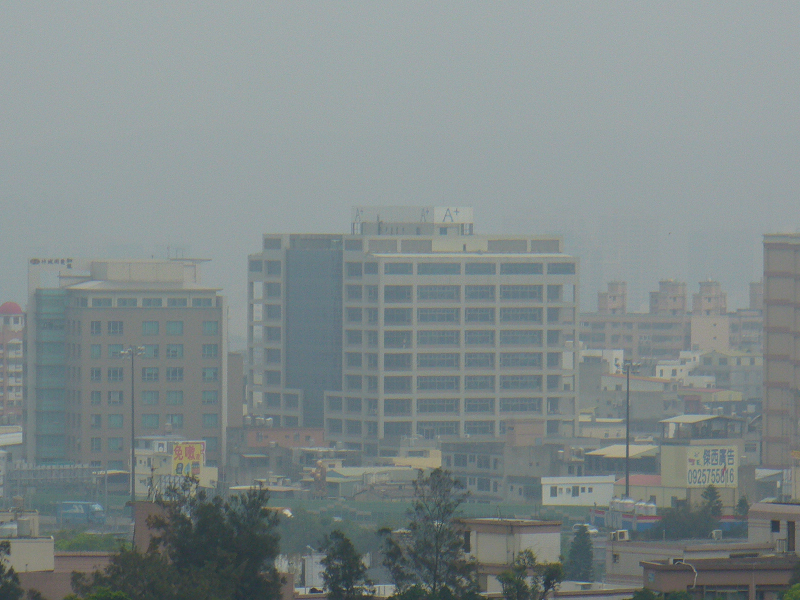
#> input picture data/p1im5.bmp, 800 x 600 px; its folder holds 5 pictures in this run
$ python p1im5.py
#> lines starting #> are read from the running program, lines starting #| are printed output that depends on the picture
### spatialFiltering.py
import numpy as np
import math
import pickle

filters2d = {
    "sobel_vertical_3": np.array([[-1, 0, 1],
                         [-2, 0, 2],
                         [-1, 0, 1]]),
    "sobel_vertical_5": np.array([[-2/8, -1/5,  0,  1/5,  2/8],
                        [-2/5, -1/2,  0,  1/2,  2/5],
                        [-2/4, -1/1,  0,  1/1,  2/4],
                        [-2/5, -1/2,  0,  1/2,  2/5],
                        [-2/8, -1/5,  0,  1/5,  2/8]]),
    "sobel_vertical_7": np.array([[-3/18, -2/13, -1/10, 0,  1/10, 2/13, 3/18],
                        [-3/13, -2/8,  -1/5,  0,  1/5,  2/8,  3/13],
                        [-3/10, -2/5,  -1/2,  0,  1/2,  2/5,  3/10],
                        [-3/9,  -2/4,  -1/1,  0,  1/1,  2/4,  3/9],
                        [-3/10, -2/5,  -1/2,  0,  1/2,  2/5,  3/10],
                        [-3/13, -2/8,  -1/5,  0,  1/5,  2/8,  3/13],
                        [-3/18, -2/13, -1/10, 0,  1/10, 2/13, 3/18]]),
    "laplacian_3": np.array([[0, -1, 0],
                             [-1, 4, -1],
                             [0, -1, 0]]),
    "laplacian_5": np.array([[-4, -1, 0, -1, -4],
                             [-1, 2, 3, 2, -1],
                             [0, 3, 4, 3, 0],
                             [-1, 2, 3, 2, -1],
                             [-4, -1, 0, -1, -4]]),
    "laplacian_7": np.array([[-10, -5, -2, -1, -2, -5, -10],
                             [-5, 0, 3, 4, 3, 0, -5],
                             [-2, 3, 6, 7, 6, 3, -2],
                             [-1, 4, 7, 8, 7, 4, -1],
                             [-2, 3, 6, 7, 6, 3, -2],
                             [-5, 0, 3, 4, 3, 0, -5],
                             [-10, -5, -2, -1, -2, -5, -10]])
}


def correlation(img, filter, repeat=True):
    """
    valid input depths:
    img: 1, filter: 1
    img: 3, filter: 3
    img: 3, filter: 1
    """

    ### filter must be a square with odd H and W
    if filter.shape[0] != filter.shape[1] or filter.shape[0] % 2 == 0 or filter.shape[0] % 2 == 0:
        print("correlation: invalid filter!!")
        return
    reshape = False
    if len(img.shape) == 2:
        img = img[:, :, np.newaxis]
        reshape = True
    if len(filter.shape) == 2:
        filter = filter[:, :, np.newaxis]
    if img.shape[2] == 3 and filter.shape[2] == 1:
        filter = np.repeat(filter, 3, axis=2)

    pad = int((filter.shape[0] - 1) / 2)
    size = filter.shape[0]

    result = np.zeros(img.shape)
    paddedImg = np.zeros((img.shape[0] + 2 * pad, img.shape[1] + 2 * pad, img.shape[2]))
    paddedImg[pad: -pad, pad: -pad, :] = img
    if repeat:
        paddedImg[:pad, pad: -pad, :] = img[0, :, :].reshape((1, img.shape[1], img.shape[2]))
        paddedImg[-pad:, pad: -pad, :] = img[-1, :, :].reshape((1, img.shape[1], img.shape[2]))
        paddedImg[pad: -pad, :pad, :] = img[:, 0, :].reshape((img.shape[0], 1, img.shape[2]))
        paddedImg[pad: -pad, -pad:, :] = img[:, -1, :].reshape((img.shape[0], 1, img.shape[2]))

    for i in range(img.shape[0]):
        for j in range(img.shape[1]):
            result[i, j, :] = np.sum(paddedImg[i: i + size, j: j + size, :] * filter, axis=(0, 1))

    if reshape:
        img = np.reshape(img, (img.shape[0], img.shape[1]))
        result = np.reshape(result, (result.shape[0], result.shape[1]))

    return result


# [38 lines left out: functions calculateGaussianFilter, gaussianFilter, not called in this run]


def sobelFilter(img, size):
    """
    :param img: could be gray scale or 3-channel BGR image
    :param size: must be either 3, 5, or 7
    """
    print("sobel filter")

    global filters2d

    if len(img.shape) == 3:
        if img.shape[2] == 3:
            img = 0.11 * img[:, :, 0] + 0.59 * img[:, :, 1] + 0.3 * img[:, :, 2]

    filterV = filters2d["sobel_vertical_" + str(size)]
    filterH = filterV.T
    xGrad = correlation(img, filterV)
    yGrad = correlation(img, filterH)
    mag = np.abs(xGrad) + np.abs(yGrad)
    dir = np.arctan2(yGrad, xGrad)
    return mag, dir


# [126 lines left out: functions LoGFilter, adaptiveLocalNoiseReductionFilter, bilateralFilter, not called in this run]

### cannyRelated.py
import cv2
import numpy as np
import math
from scipy import ndimage

def nms(mag, dir):
    """
    :param mag: 2D array
    :param dir: [-pi, pi], 2D map
    :return: 2D array
    """

    ### round the grad direction
    # to 0~360 deg
    dir = (dir + math.pi) * 360 / (2 * math.pi)
    dir8 = dir // 45 + 1 * (dir % 45 > 22.5)
    dir8 = dir8 - 1 * (dir8 == 8)

    angleDiff = np.zeros((mag.shape[0], mag.shape[1], 8))
    paddedMag = np.zeros((mag.shape[0] + 2, mag.shape[1] + 2))
    paddedMag[1: -1, 1: -1] = mag
    angleDiff[:, :, 0] = mag - paddedMag[1: -1, 2:]
    angleDiff[:, :, 1] = mag - paddedMag[: -2, 2:]
    angleDiff[:, :, 2] = mag - paddedMag[: -2, 1: -1]
    angleDiff[:, :, 3] = mag - paddedMag[: -2, : -2]
    angleDiff[:, :, 4] = mag - paddedMag[1: -1, : -2]
    angleDiff[:, :, 5] = mag - paddedMag[2:, : -2]
    angleDiff[:, :, 6] = mag - paddedMag[2:, 1: -1]
    angleDiff[:, :, 7] = mag - paddedMag[2:, 2:]

    # if each position of dir8 corresponds to 0, 1, 2, or 3 (the 3rd index), should we remain or suppress
    remain = np.zeros((mag.shape[0], mag.shape[1], 4))
    for i in range(4):
        remain[:, :, i] = np.logical_and(angleDiff[:, :, i] > 0, angleDiff[:, :, i+4] > 0)
    lookRemain = dir8 % 4
    mask = np.zeros((mag.shape[0], mag.shape[1]), dtype='bool')
    for i in range(4):
        mask = np.logical_or(mask, np.logical_and(remain[:, :, i], lookRemain == i))

    return mag * mask


def otsu(map):
    """
    :param map: 2D np array, all element >= 0
    :return: the threshold
    """
    map = map.astype('int')

    # hist = np.histogram(map, bins=map.max()+1, range=(0, map.max()))
    numBin = map.max() + 1
    hist = np.zeros(numBin)
    for i in range(numBin):
        hist[i] = np.sum(map == i)
    hist = hist / map.size

    histCumuSum = np.zeros(numBin)
    histCumuSum[0] = hist[0]
    for i in range(1, numBin):
        histCumuSum[i] = histCumuSum[i - 1] + hist[i]

    histCumuMean = np.zeros(numBin)
    histCumuMean[0] = 0
    for i in range(1, numBin):
        histCumuMean[i] = histCumuMean[i - 1] + hist[i] * i

    globalMean = histCumuMean[-1]

    varBtw = np.zeros(numBin)
    for i in range(1, numBin):
        varBtw[i] = (globalMean * histCumuSum[i] - histCumuMean[i])**2 / ((histCumuSum[i]) * (1 - histCumuSum[i]))

    return np.argmax(varBtw)


def doubleThresholds(mag, thres1, thres2, returnStrong=False, iter=1, seSize=3, cross=False):
    """
    :param mag: 2D array storing gradient magnitude of each pixels
    :param thres1: larger threshold
    :param thres2: smaller threshold
    :return: 2D bool array
    """
    strong = mag >= thres1
    if returnStrong:
        return strong
    weak = np.logical_and(mag < thres1, mag >= thres2)
    cv2.imwrite("outputs/p1im6/sobel_weak.bmp", weak * 255)

    selected = strong
    for _ in range(iter):
        if cross:
            mask = ndimage.morphology.binary_dilation(selected, np.ones((seSize, 1), dtype='bool'))
            mask = np.logical_or(mask, ndimage.morphology.binary_dilation(selected, np.ones((1, seSize), dtype='bool')))
        else:
            mask = ndimage.morphology.binary_dilation(selected, np.ones((seSize, seSize), dtype='bool'))
        selectedWeak = np.logical_and(weak, mask)
        selected = np.logical_or(selected, selectedWeak)
    return selected

### p1im5.py
import cv2
import numpy as np
import math
from spatialFiltering import gaussianFilter, sobelFilter, LoGFilter, adaptiveLocalNoiseReductionFilter
import matplotlib.pyplot as plt
from cannyRelated import nms, doubleThresholds, otsu
from intensityTransformation import normalizeFullDomain
import os


if __name__ == '__main__':
    inputFolder = "data"
    fileName = "p1im5.bmp"
    inputPath = os.path.join(inputFolder, fileName)
    fileNameSplit = os.path.splitext(fileName)[0]
    img = cv2.imread(inputPath)
#> img is the input picture: shape (600, 800, 3); mean B, G, R 137.8, 137.7, 128
    outputFolder = os.path.join("outputs", fileNameSplit)
    if not os.path.exists(outputFolder):
        os.mkdir(outputFolder)
    cv2.imwrite(os.path.join(outputFolder, fileName), img)

    ################ preprocessing

    ################ edge detection
    size = 3
    mag, dir = sobelFilter(img, size)
#> call 2 of correlation, with filter = array of shape (3, 3), repeat = True
#> after the loop in correlation (call 2), `for i in range(img.shape[0]):`:
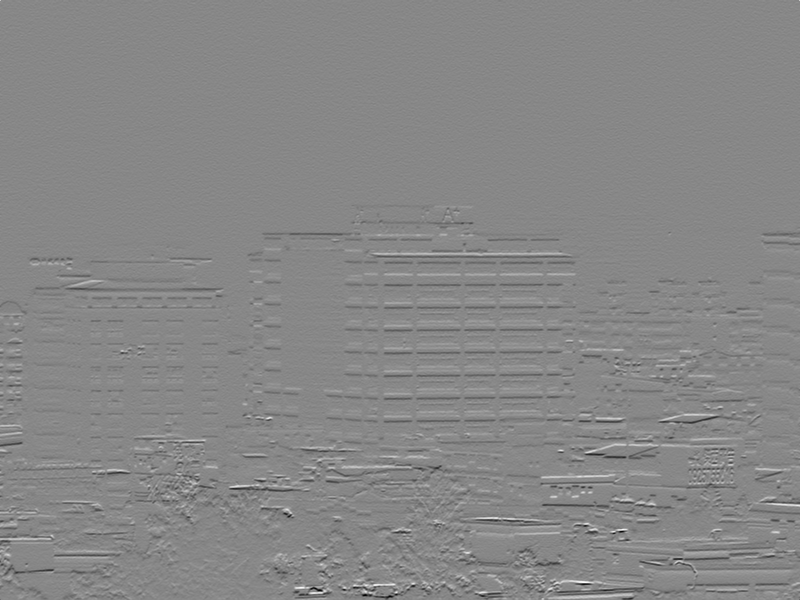
#> result: shape (600, 800, 1) float64; min -341.5, max 299.6, mean -1.3; drawn with min black and max white
    cv2.imwrite(os.path.join(outputFolder, "sobel_{}_mag.bmp".format(size)), mag)

    ################## Canny edge detection start from magnitude & direction maps
    nmsMag = nms(mag, dir)
#> after the loop in nms, `for i in range(4):`:
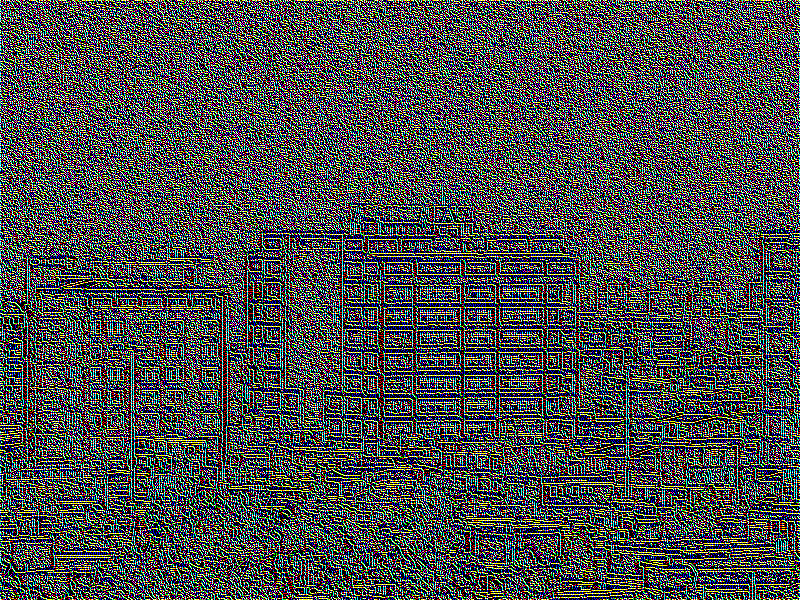
#> remain: shape (600, 800, 4) float64; mean of channels 0, 1, 2, 3 0.301, 0.303, 0.294, 0.305; drawn as B, G, R
#> in nms, `lookRemain = dir8 % 4`:
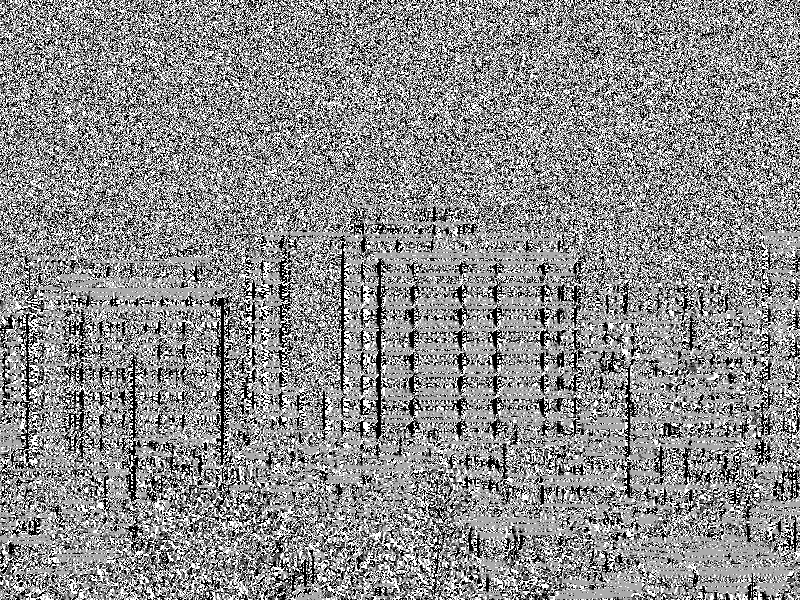
#> lookRemain: shape (600, 800) float64; min 0, max 3, mean 1.66; drawn with min black and max white
#> the loop in nms, `for i in range(4):` made 4 passes
#> pass 1, in nms, `mask = np.logical_or(mask, np.logical_and(remain[:, :, i], lookRemain ..`:
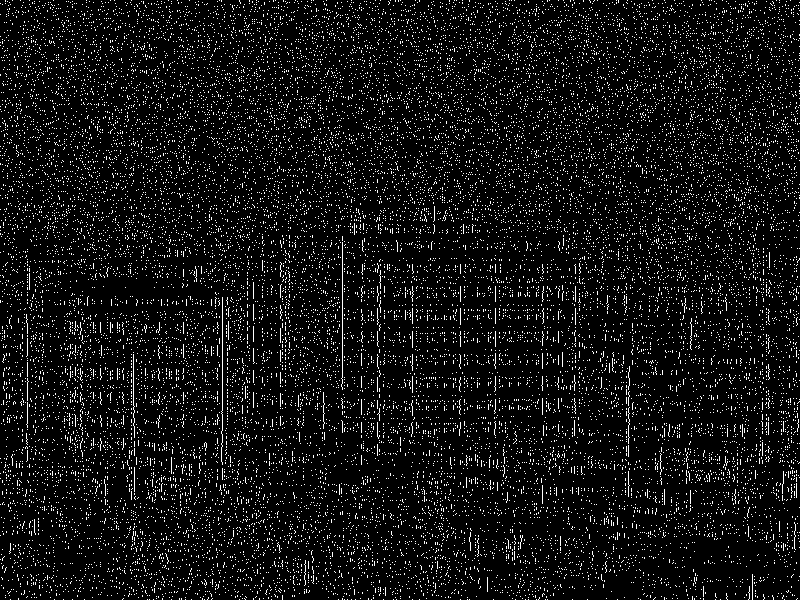
#> mask: shape (600, 800) bool; 7.2% white in thin lines or dots
#> after the loop in nms, `for i in range(4):`:
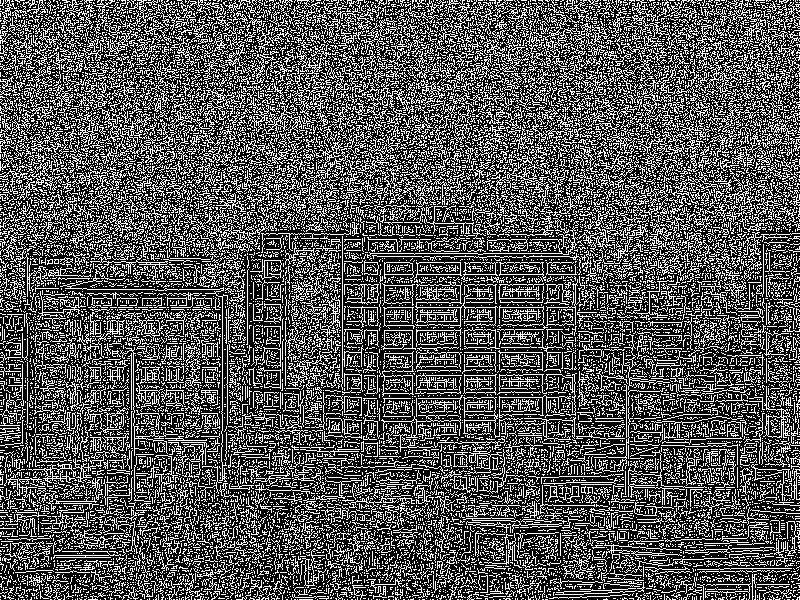
#> mask: shape (600, 800) bool; 33.3% white in thin lines or dots
    cv2.imwrite(os.path.join(outputFolder, "nmsMag.bmp"), nmsMag)
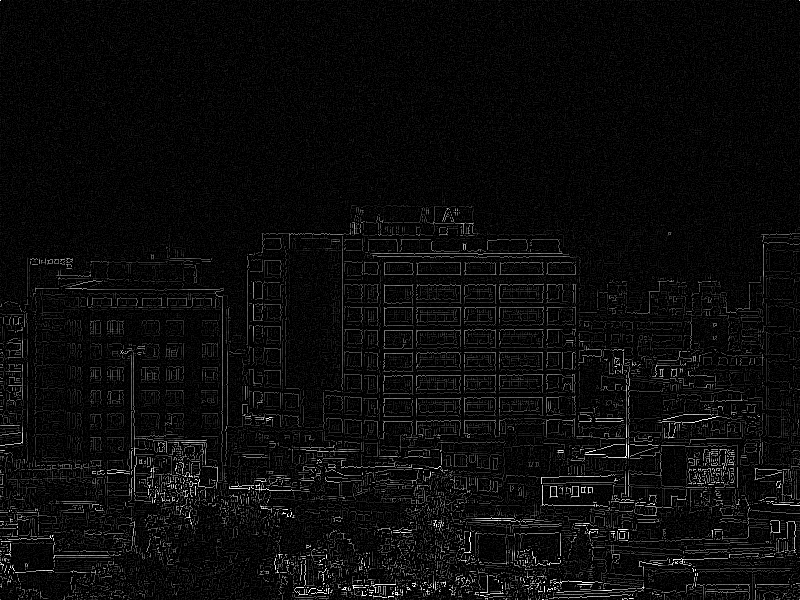
#> saved as nmsMag.bmp: shape (600, 800); min 0, max 255, mean 11.3

    # plt.hist(mag.ravel(), bins=100)
    # plt.show()

    thres = otsu(nmsMag)
#> in otsu, `numBin = map.max() + 1`: numBin = 509
#> after the loop in otsu, `for i in range(numBin):`: hist = 509 values, max 320314 at index 0, min 0 at index 300, mean 943
#> in otsu, `hist = hist / map.size`: hist = 509 values, max 0.667 at index 0, min 0 at index 300, mean 0.00196
#> after the loop in otsu, `for i in range(1, numBin):`: histCumuSum = 509 values from 0.667 to 1
#> after the loop in otsu, `for i in range(1, numBin):`: histCumuMean = 509 values from 0 to 11.15
#> in otsu, `globalMean = histCumuMean[-1]`: globalMean = 11.15
#> after the loop in otsu, `for i in range(1, numBin):`: varBtw = 509 values, max 532.5 at index 51, min 0 at index 0, mean 158.7
#> thres = 51
    print("otsu thres:", thres)
#| otsu thres: 51

    for i in range(1, 20, 2):
        for j in [9, 11]:
            iter = i
            seSize = j
            douThres = doubleThresholds(nmsMag, thres, thres / 2, False, iter, seSize, cross=True)
            douThresImg = douThres * 255
            cv2.imwrite(os.path.join(outputFolder, "sobel_douThres_{}_{}_cross.bmp".format(seSize, iter)), douThresImg)
#> this loop made 10 passes
#> pass 1, `cv2.imwrite(os.path.join(outputFolder, "sobel_douThres_{}_{}_cross.bmp..`:
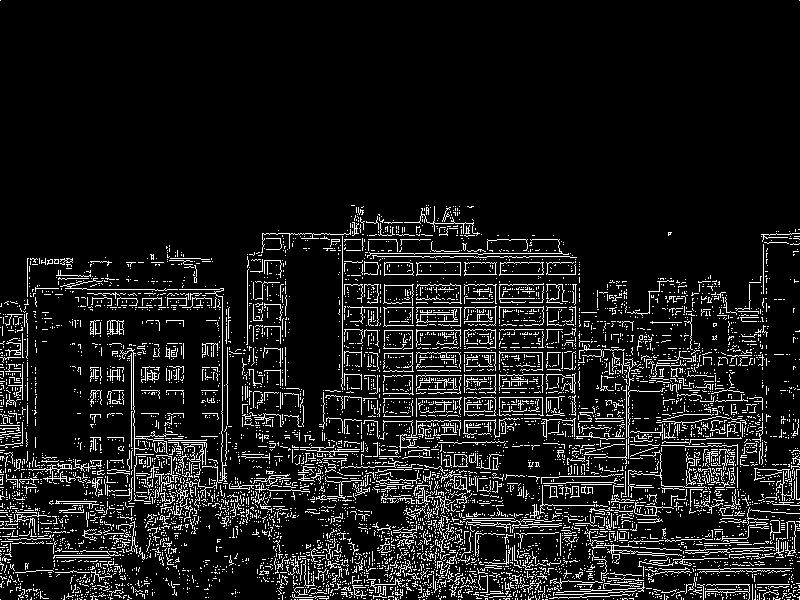
#> saved as sobel_douThres_9_1_cross.bmp: shape (600, 800); 9.9% white in thin lines or dots
